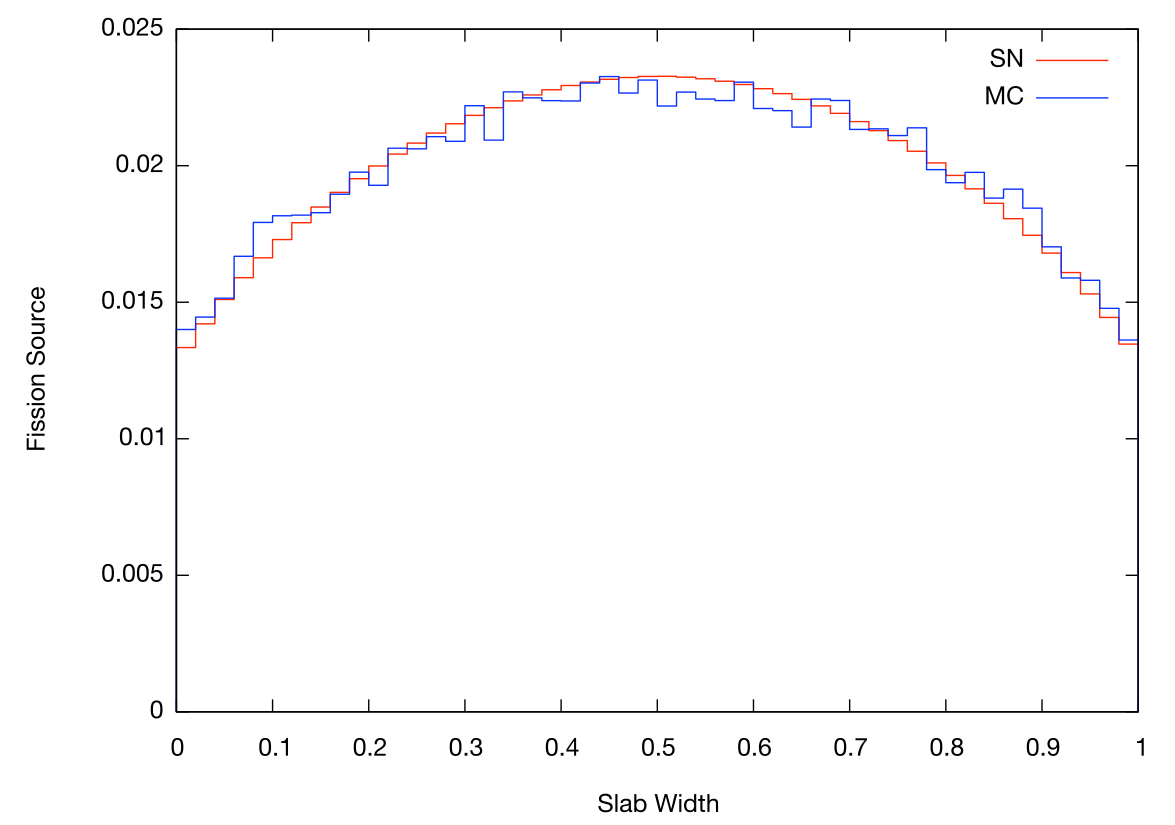

Recreate this plot in gnuplot.
#!/usr/local/bin/gnuplot -persist
#
#    
#    	G N U P L O T
#    	Version 4.2 patchlevel 0
#    	last modified March 2007
#    	System: Darwin 8.9.1
#    
#    	Copyright (C) 1986 - 1993, 1998, 2004, 2007
#    	Thomas Williams, Colin Kelley and many others
#    
#    	Type `help` to access the on-line reference manual.
#    	The gnuplot FAQ is available from
#    		http://www.gnuplot.info/faq/
#    
#    	Send comments and help requests to  <gnuplot-info@lists.sourceforge.net>
#    	Send bug reports and suggestions to <gnuplot-bugs@lists.sourceforge.net>
#    
# set terminal aqua 0 title "Figure 0" size 846 594 font "Times-Roman,14" enhanced solid
set terminal aqua 0 title "Figure 0" size 846 594 font "Helvetica Neue,18" enhanced solid dl 0.5
# set output
unset clip points
set clip one
unset clip two
set bar 1.000000
set border 31 front linetype -1 linewidth 1.000
set xdata
set ydata
set zdata
set x2data
set y2data
set timefmt x "%d/%m/%y,%H:%M"
set timefmt y "%d/%m/%y,%H:%M"
set timefmt z "%d/%m/%y,%H:%M"
set timefmt x2 "%d/%m/%y,%H:%M"
set timefmt y2 "%d/%m/%y,%H:%M"
set timefmt cb "%d/%m/%y,%H:%M"
set boxwidth
set style fill  empty border
set style rectangle back fc lt -3 fillstyle  solid 1.00 border -1
set dummy x,y
set format x "% g"
set format y "% g"
set format x2 "% g"
set format y2 "% g"
set format z "% g"
set format cb "% g"
set angles radians
unset grid
set key title ""
set key inside right top vertical Right noreverse enhanced autotitles nobox
set key noinvert samplen 4 spacing 1 width 0 height 0 
unset label
unset arrow
set style increment default
unset style line
unset style arrow
set style histogram clustered gap 2 title  offset character 0, 0, 0
unset logscale
set offsets 0, 0, 0, 0
set pointsize 1
set encoding default
unset polar
unset parametric
unset decimalsign
set view 60, 30, 1, 1
set samples 100, 100
set isosamples 10, 10
set surface
unset contour
set clabel '%8.3g'
set mapping cartesian
set datafile separator whitespace
unset hidden3d
set cntrparam order 4
set cntrparam linear
set cntrparam levels auto 5
set cntrparam points 5
set size ratio 0 1,1
set origin 0,0
set style data points
set style function lines
set xzeroaxis linetype -2 linewidth 1.000
set yzeroaxis linetype -2 linewidth 1.000
set zzeroaxis linetype -2 linewidth 1.000
set x2zeroaxis linetype -2 linewidth 1.000
set y2zeroaxis linetype -2 linewidth 1.000
set ticslevel 0.5
set mxtics default
set mytics default
set mztics default
set mx2tics default
set my2tics default
set mcbtics default
set xtics border in scale 1,0.5 mirror norotate  offset character 0, 0, 0 autofreq 
set ytics border in scale 1,0.5 mirror norotate  offset character 0, 0, 0 autofreq 
set ztics border in scale 1,0.5 nomirror norotate  offset character 0, 0, 0 autofreq 
set nox2tics
set noy2tics
set cbtics border in scale 1,0.5 mirror norotate  offset character 0, 0, 0 autofreq 
set title "" 
set title  offset character 0, 0, 0 font "" norotate
set timestamp bottom 
set timestamp "" 
set timestamp  offset character 0, 0, 0 font "" norotate
set rrange [ * : * ] noreverse nowriteback  # (currently [0.00000:10.0000] )
set trange [ * : * ] noreverse nowriteback  # (currently [-5.00000:5.00000] )
set urange [ * : * ] noreverse nowriteback  # (currently [-5.00000:5.00000] )
set vrange [ * : * ] noreverse nowriteback  # (currently [-5.00000:5.00000] )
set xlabel "Slab Width" 
set xlabel  offset character 0, 0, 0 font "" textcolor lt -1 norotate
set x2label "" 
set x2label  offset character 0, 0, 0 font "" textcolor lt -1 norotate
set xrange [ * : * ] noreverse nowriteback  # (currently [-10.0000:10.0000] )
set x2range [ * : * ] noreverse nowriteback  # (currently [-10.0000:10.0000] )
set ylabel "Fission Source" 
set ylabel  offset character 0, 0, 0 font "" textcolor lt -1 rotate by 90
set y2label "" 
set y2label  offset character 0, 0, 0 font "" textcolor lt -1 rotate by 90
set yrange [ 0.00000 : * ] noreverse nowriteback  # (currently [:10.0000] )
set y2range [ * : * ] noreverse nowriteback  # (currently [-10.0000:10.0000] )
set zlabel "" 
set zlabel  offset character 0, 0, 0 font "" textcolor lt -1 norotate
set zrange [ * : * ] noreverse nowriteback  # (currently [-10.0000:10.0000] )
set cblabel "" 
set cblabel  offset character 0, 0, 0 font "" textcolor lt -1 norotate
set cbrange [ * : * ] noreverse nowriteback  # (currently [-10.0000:10.0000] )
set zero 1e-08
set lmargin -1
set bmargin -1
set rmargin -1
set tmargin -1
set locale "C"
set pm3d explicit at s
set pm3d scansautomatic
set pm3d interpolate 1,1 flush begin noftriangles nohidden3d corners2color mean
set palette positive nops_allcF maxcolors 0 gamma 1.5 color model RGB 
set palette rgbformulae 7, 5, 15
set colorbox default
set colorbox vertical origin screen 0.9, 0.2, 0 size screen 0.05, 0.6, 0 bdefault
set loadpath 
set fontpath 
set fit noerrorvariables
GNUTERM = "aqua"
plot "5Vectors.dat" using 1:2with histeps title "SN", "5Vectors.dat" using 3:4 with histeps lc 3 title "MC"
#    EOF
